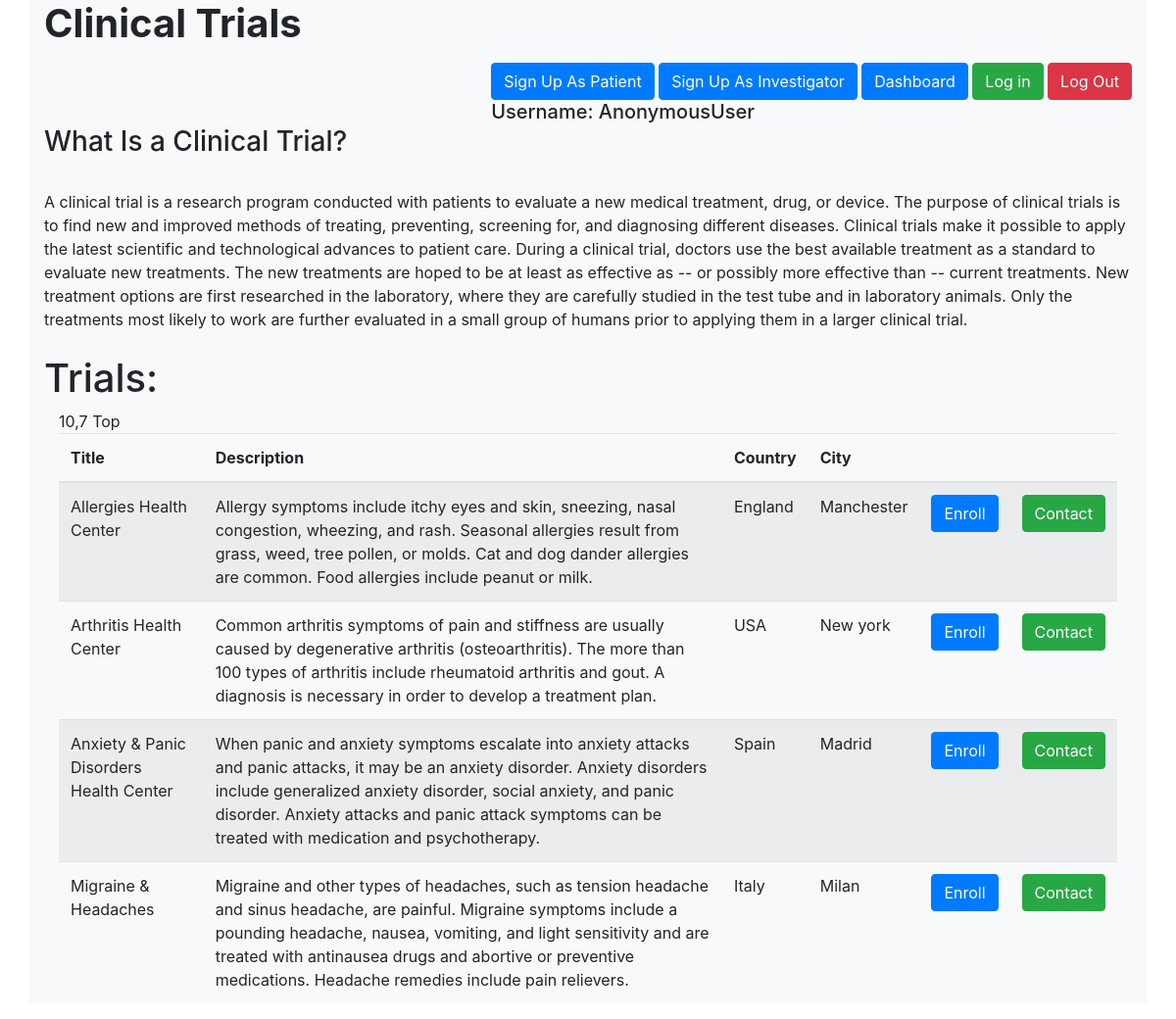
Screenshot of /trialapp/ with the database file from the repository.
### trialapp/models.py (models this page shows, shortened)
class Trial(models.Model):
    title = models.CharField(max_length=100,primary_key=True)
    description = models.TextField()
    country = models.CharField(max_length=80)
    city = models.CharField(max_length=90)
    creator = models.ForeignKey(User,on_delete=models.CASCADE,blank=True)

### trialapp/views.py (the view)
# urls.py: path('',views.home,name='home'),
def home(request):
    trials = Trial.objects.all()
    return render(request,'trialapp/home.html',{'trials':trials})

### trialapp/templates/trialapp/home.html (shortened to what this page needs)
<!DOCTYPE html>
<html>
<head>
        <link rel="stylesheet" href="https://maxcdn.bootstrapcdn.com/bootstrap/4.0.0/css/bootstrap.min.css">
</head>
<body>
	<div class="container bg-light">
		<h1><b>Clinical Trials</b></h1>
		<form action="" method="POST" class="float-right">
			<fieldset>
				<input type="submit" value="Sign Up As Patient" class="btn btn-primary " formaction="{% url 'signup_patient'%}">
				<input type="submit" value="Sign Up As Investigator" class="btn btn-primary " formaction="{% url 'signup'%}">
				<input type="submit" value="Dashboard" class="btn btn-primary " formaction="{% url 'dashboard'%}">
				<input type="submit" value="Log in" class="btn btn-success " formaction="{% url 'login'%}">
				<input type="submit" value="Log Out" class="btn btn-danger " formaction="{% url 'logout' %}">
			</fieldset>
			<div class='col-md-*'>	<h5> Username: {{request.user}}</h5> </div>
		</form><br><br><br>
		<h3>What Is a Clinical Trial?</h3><br>
A clinical trial is a research program conducted with patients to evaluate a new medical treatment, drug, or device. The purpose of clinical trials is to find new and improved methods of treating, preventing, screening for, and diagnosing different diseases.
Clinical trials make it possible to apply the latest scientific and technological advances to patient care.
During a clinical trial, doctors use the best available treatment as a standard to evaluate new treatments. The new treatments are hoped to be at least as effective as -- or possibly more effective than -- current treatments.
New treatment options are first researched in the laboratory, where they are carefully studied in the test tube and in laboratory animals. Only the treatments most likely to work are further evaluated in a small group of humans prior to applying them in a larger clinical trial.
<br><br>
<h1> Trials: </h1>
        <div class="container bg-light">
                <table class="table table-striped mx-auto">
                        <thead>
                                <tr>
                                        <th>Title</th>
                                        <th>Description</th>
                                        <th> Country</th>
                                        <th> City</th>
                                        <th></th>
                                        <th></th>
                                </tr>
                        </thead>
                        <tbody>
                                {% for t in trials %}
                                <form method='POST'>
                                        <tr>
                                        <td>{{t.title}}</td>
                                        <td>{{t.description}}</td>
                                        <td>{{t.country}}</td>
                                        <td>{{t.city}}</td>
					<td><input type="submit" value="Enroll" class="btn btn-primary" formaction=""></a></td>
					<td><input type="submit" value="Contact" class="btn btn-success " formaction=""></a></td>
                                </tr>
                                </form>
                                {% endfor %}
                        </tbody>
                </div>
	</div>
</body>
</html>

### rows the page displays
Trial: title "Allergies Health Center", description "Allergy symptoms include itchy eyes and skin, sneezing, nasal congestion, wheezing, and rash. Seasonal allergies result from grass, weed, tree pollen, or molds. Cat and dog dander allergies are common. Food allergies include peanut or milk.", country "England", city "Manchester"
Trial: title "Arthritis Health Center", description "Common arthritis symptoms of pain and stiffness are usually caused by degenerative arthritis (osteoarthritis). The more than 100 types of arthritis include rheumatoid arthritis and gout. A diagnosis is necessary in order to develop a treatment plan.", country "USA", city "New york"
Trial: title "Anxiety & Panic Disorders Health Center", description "When panic and anxiety symptoms escalate into anxiety attacks and panic attacks, it may be an anxiety disorder. Anxiety disorders include generalized anxiety disorder, social anxiety, and panic disorder. Anxiety attacks and panic attack symptoms can be treated with medication and psychotherapy.", country "Spain", city "Madrid"
Trial: title "Migraine & Headaches", description "Migraine and other types of headaches, such as tension headache and sinus headache, are painful. Migraine symptoms include a pounding headache, nausea, vomiting, and light sensitivity and are treated with antinausea drugs and abortive or preventive medications. Headache remedies include pain relievers.", country "Italy", city "Milan"

### other values shown
{{ request.user }} "AnonymousUser"
